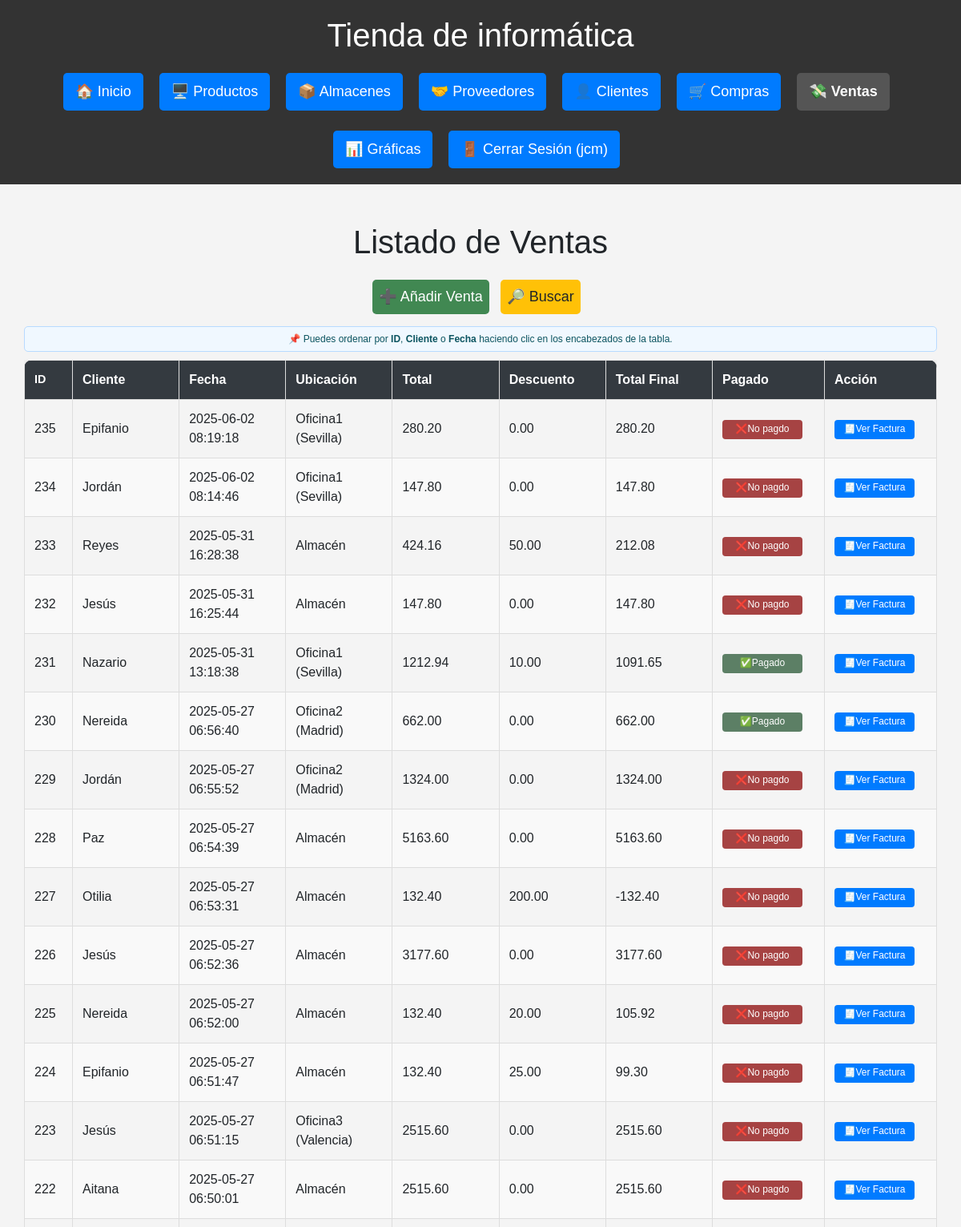
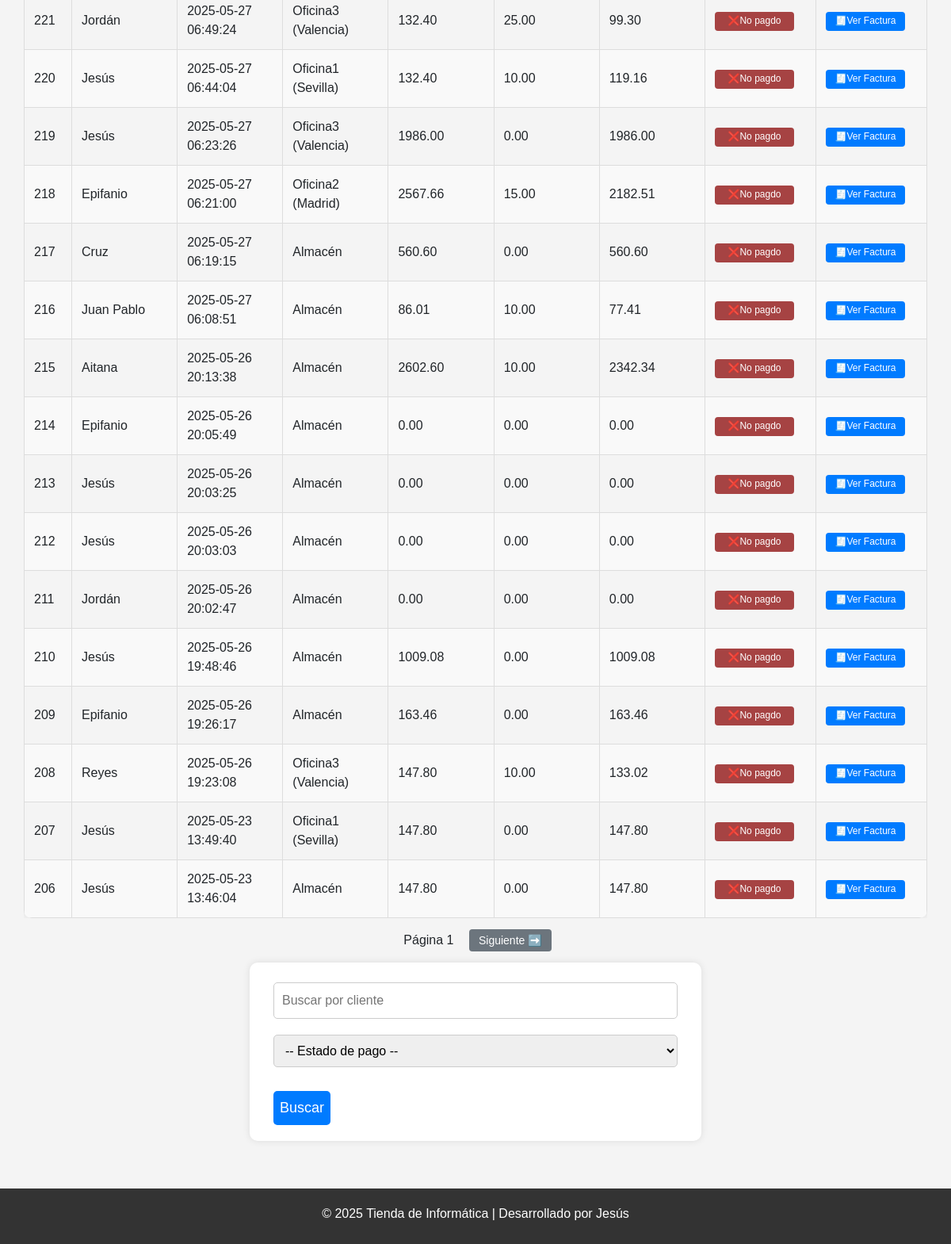
Page /ventas (signed in) on the earlier database version (2 pictures, top to bottom).
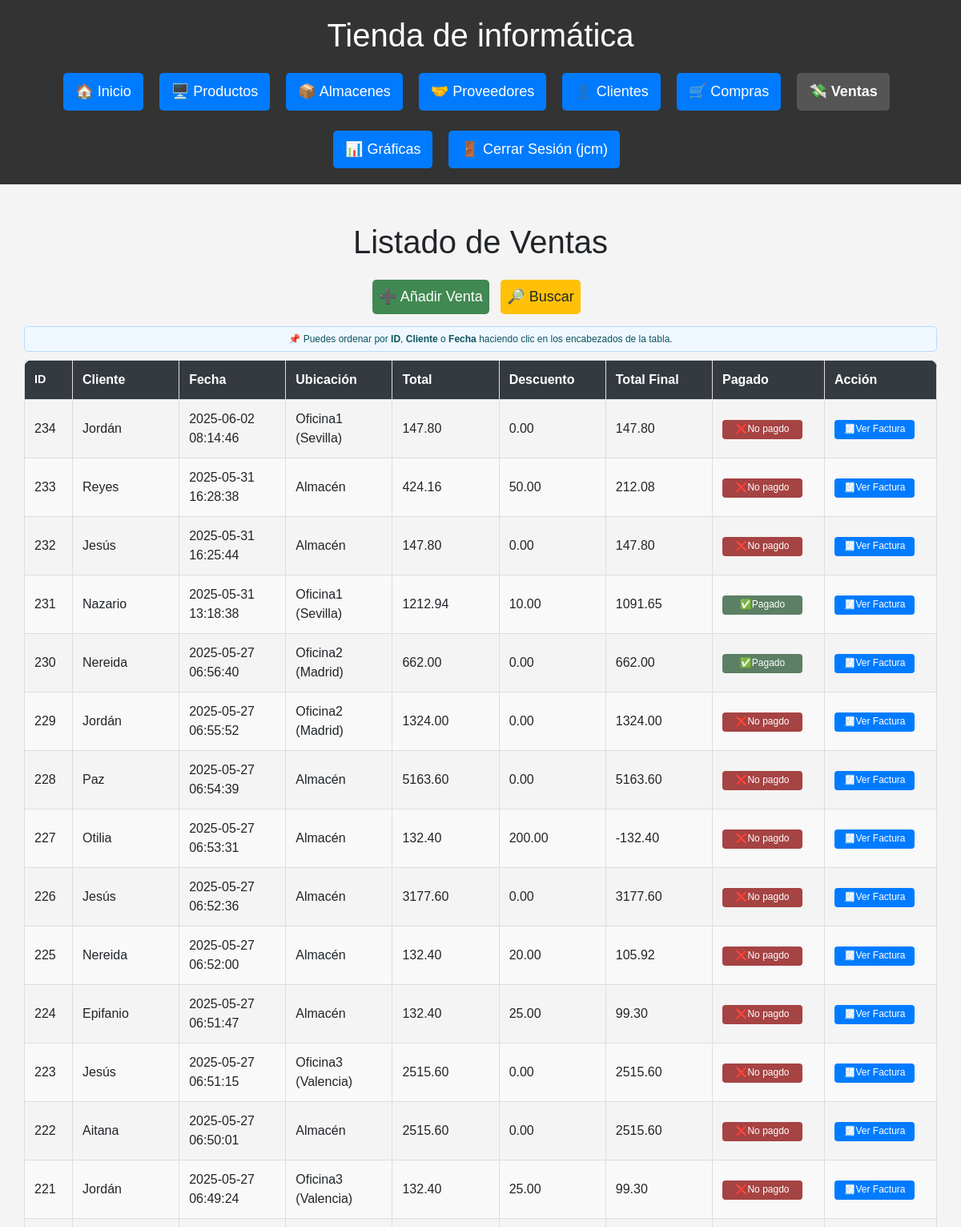
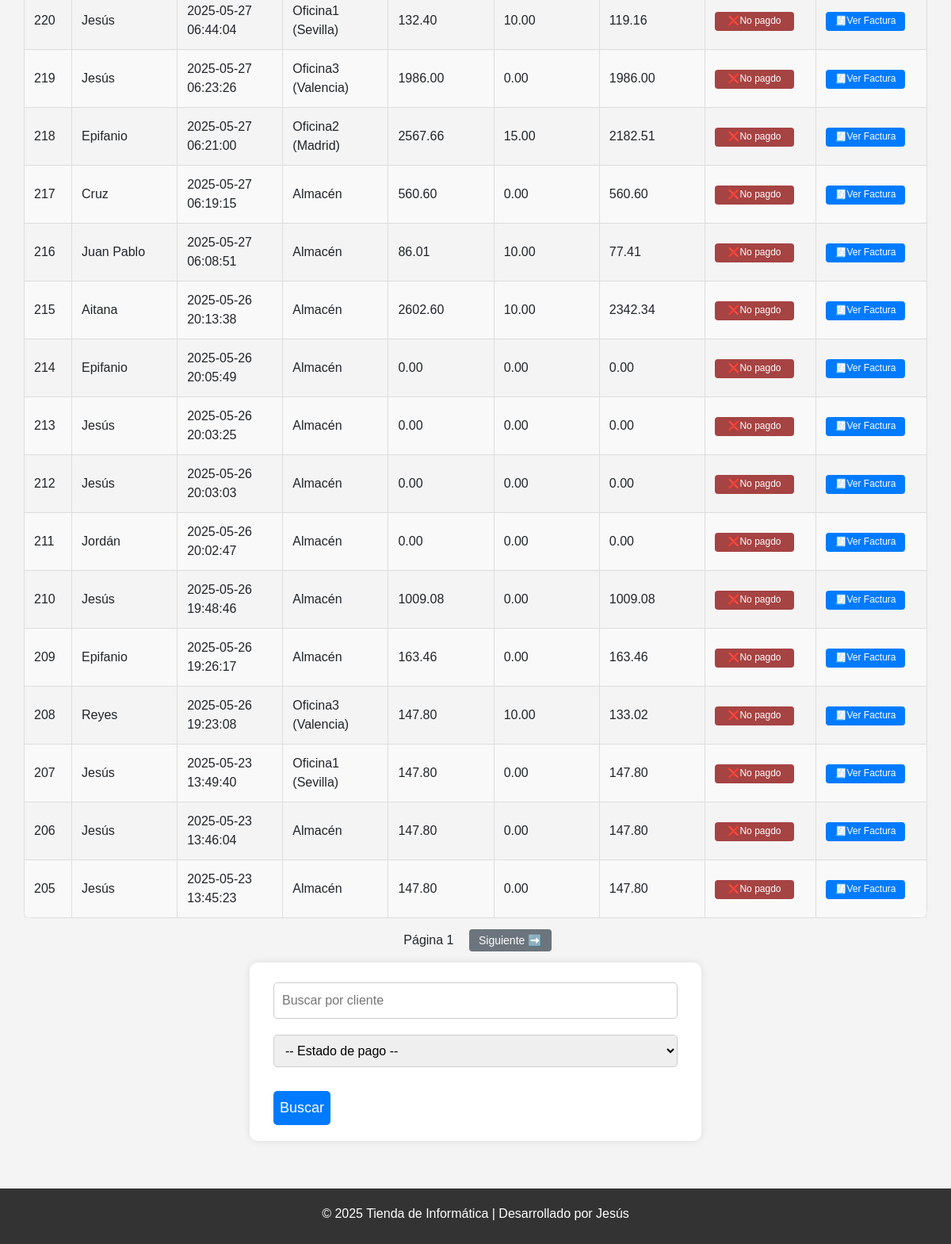
Same page on the later database version (2 pictures, top to bottom).
### db.py (models this page shows)
class Venta(Base):
    __tablename__ = "Venta"
    id = Column(Integer, primary_key=True)
    cliente_id = Column(Integer, ForeignKey("Cliente.id"), nullable=False)
    ubicacion_id = Column(Integer, ForeignKey("Ubicacion.id"))  # NUEVO
    fecha = Column(DateTime, default=func.now())
    total = Column(Numeric(10, 2), nullable=False)
    descuento = Column(Numeric(10, 2), default=Decimal('0.00'))
    total_final = Column(Numeric(10, 2), nullable=False)
    pagado = Column(Boolean, default=False)
    cliente = relationship("Cliente", back_populates="ventas")
    detalles = relationship("DetalleVenta", back_populates="venta")
    ubicacion = relationship("Ubicacion")  # NUEVO

class Cliente(Base):
    __tablename__ = "Cliente"
    id = Column(Integer, primary_key=True)
    nombre = Column(String(150), unique=True, nullable=False)
    contacto = Column(String(150))
    telefono = Column(String(20))
    email = Column(String(150), unique=True)
    dni = Column(String(20), unique=True, nullable=False)
    direccion = Column(String(200))
    ventas = relationship("Venta", back_populates="cliente")

class Ubicacion(Base):
    __tablename__ = "Ubicacion"
    id = Column(Integer, primary_key=True)
    nombre = Column(String(100), unique=True, nullable=False)

### routes/ventas.py (the view)
@ventas_bp.route("/ventas")
@login_required
def ventas():
    cliente = request.args.get("cliente")
    pagado = request.args.get("pagado")
    pagina = int(request.args.get("pagina", 1))
    orden = request.args.get("orden", "id")
    direccion = request.args.get("direccion", "desc")
    por_pagina = 30
    query = sesion.query(Venta).join(Cliente)
    if cliente:
        query = query.filter(Cliente.nombre.ilike(f"%{cliente}%"))
    if pagado in ["0", "1"]:
        query = query.filter(Venta.pagado == bool(int(pagado)))
    def aplicar_orden(campo):
        return campo.desc() if direccion == "desc" else campo.asc()
    if orden == "cliente":
        query = query.order_by(aplicar_orden(Cliente.nombre))
    elif orden == "fecha":
        query = query.order_by(aplicar_orden(Venta.fecha))
    else:
        query = query.order_by(aplicar_orden(Venta.id))
    total_ventas = query.count()
    ventas = query.offset((pagina - 1) * por_pagina).limit(por_pagina).all()
    hay_anterior = pagina > 1
    hay_siguiente = (pagina * por_pagina) < total_ventas
    return render_template("ventas/ventas.html",
        ventas=ventas,
        pagina=pagina,
        hay_anterior=hay_anterior,
        hay_siguiente=hay_siguiente,
        cliente=cliente,
        pagado=pagado,
        orden=orden,
        direccion=direccion
    )

### db.py (called while the page is built)
def login_required(f):
    @wraps(f)
    def decorated_function(*args, **kwargs):
        if 'usuario' not in session:
            flash('Por favor, inicie sesión para acceder a esta página.', 'error')
            return redirect(url_for('login'))
        return f(*args, **kwargs)
    return decorated_function

### templates/ventas/ventas.html (shortened to what this page needs)
{% extends "base.html" %}
{% block content %}
<div class="container mt-4">
    <h1>Listado de Ventas</h1>
    <a href="{{ url_for('ventas.nueva_venta') }}" class="btn btn-add">➕ Añadir Venta</a>
    <a href="#form-busqueda" class="btn btn-add btn-search">🔎 Buscar</a>
    <div class="alerta-orden">
      📌 Puedes ordenar por <strong>ID</strong>, <strong>Cliente</strong> o <strong>Fecha</strong> haciendo clic en los encabezados de la tabla.
    </div>
    <div class="tabla-responive">
        <table class="tabla-estilizada">
            {% set nueva_direccion = 'desc' if direccion == 'asc' else 'asc' %}
            <thead>
              <tr>
                <th class="col-id">
                  <a href="{{ url_for('ventas.ventas', orden='id', direccion=nueva_direccion, cliente=cliente, pagado=pagado, pagina=pagina) }}">ID</a>
                </th>
                <th>
                  <a href="{{ url_for('ventas.ventas', orden='cliente', direccion=nueva_direccion, cliente=cliente, pagado=pagado, pagina=pagina) }}">Cliente</a>
                </th>
                <th>
                  <a href="{{ url_for('ventas.ventas', orden='fecha', direccion=nueva_direccion, cliente=cliente, pagado=pagado, pagina=pagina) }}">Fecha</a>
                </th>
                <th>Ubicación</th>
                <th>Total</th>
                <th>Descuento</th>
                <th>Total Final</th>
                <th class="col-acciones">Pagado</th>
                <th class="col-acciones">Acción</th>
              </tr>
            </thead>
            <tbody>
                {% for venta in ventas %}
                <tr>
                    <td>{{ venta.id }}</td>
                    <td>{{ venta.cliente.nombre }}</td>
                    <td>{{ venta.fecha }}</td>
                    <td>{{ venta.ubicacion.nombre if venta.ubicacion else '—' }}</td>
                    <td>{{ venta.total }}</td>
                    <td>{{ venta.descuento }}</td>
                    <td>{{ venta.total_final }}</td>
                    <td>
                        {% if venta.pagado %}
                            <button onclick="cambiarEstadoPago({{ venta.id }}, false)" class="btn-edit btn-edit-pagado ">✅<span class="texto-btn">Pagado</button>
                        {% else %}
                            <button onclick="cambiarEstadoPago({{ venta.id }}, true)" class="btn-edit btn-edit-no_pagado">❌<span class="texto-btn">No pagdo</button>
                        {% endif %}
                    </td>
                    <td>
                        <a href="{{ url_for('ventas.ver_detalle_venta', venta_id=venta.id) }}" class="btn-edit">🧾<span class="texto-btn texto-btn-borrar">Ver </span><span class="texto-btn"> Factura</span></a>
                    </td>
                </tr>
                {% endfor %}
            </tbody>
        </table>
    </div>
    <div class="paginacion mt-3">
      <span style="margin: 0 10px;">Página {{ pagina }}</span>
      {% if hay_siguiente %}
        <a href="{{ url_for('ventas.ventas', pagina=pagina+1, cliente=cliente, pagado=pagado) }}" class="btn-pagina">Siguiente ➡️</a>
      {% endif %}
    </div>
    <form method="GET" action="{{ url_for('ventas.ventas') }}" class="mt-3" id="form-busqueda">
        <input type="text" name="cliente" placeholder="Buscar por cliente">
        <select name="pagado">
            <option value="">-- Estado de pago --</option>
        </select>
        <button type="submit">Buscar</button>
    </form>
</div>
{% endblock %}

Differences in the rows shown:
removed Venta: id "235", cliente.nombre "Epifanio", fecha "2025-06-02 08:19:18", ubicacion "Oficina1 (Sevilla)", total "280.20", descuento "0.00", total_final "280.20"
now on this page (row unchanged): Venta: id "205", cliente.nombre "Jesús", fecha "2025-05-23 13:45:23", ubicacion "Almacén", total "147.80", descuento "0.00", total_final "147.80"
